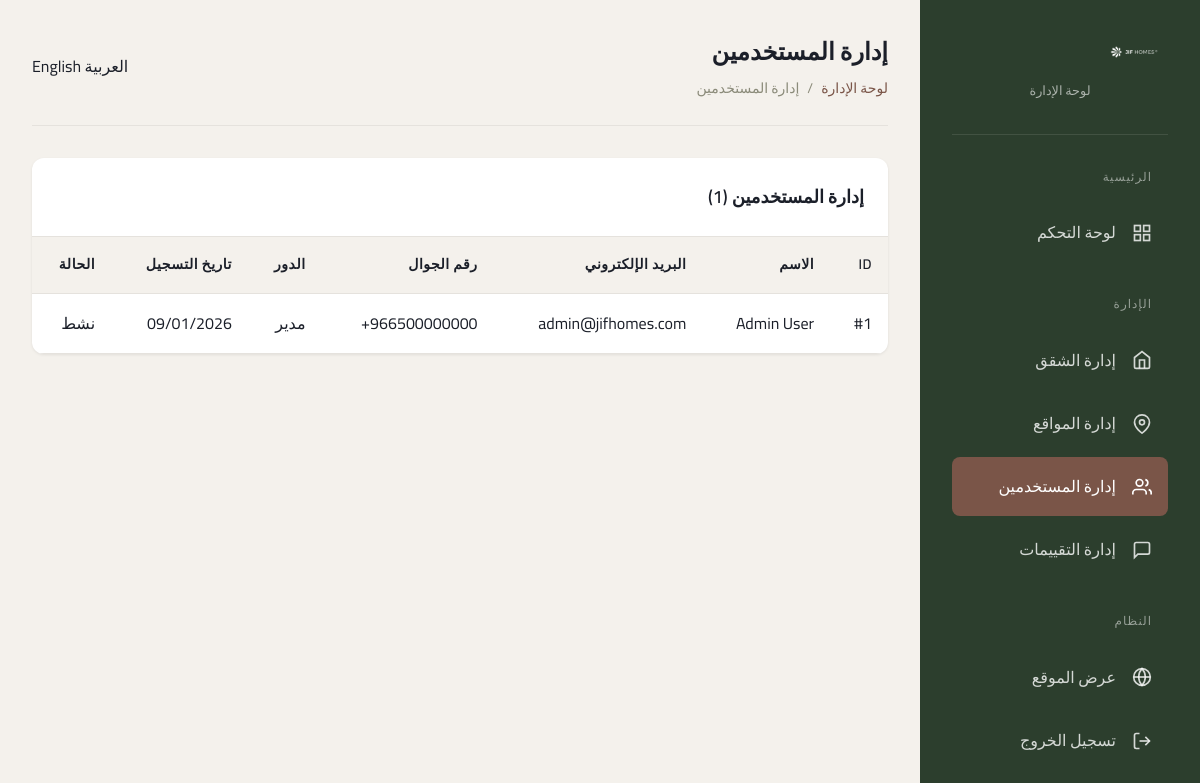
The page /pages/admin/users.php (signed in) on the database its author committed.
### tables this page shows
CREATE TABLE IF NOT EXISTS users (
    id INT AUTO_INCREMENT PRIMARY KEY,
    first_name VARCHAR(100) NOT NULL,
    last_name VARCHAR(100) NOT NULL,
    email VARCHAR(255) NOT NULL UNIQUE,
    phone VARCHAR(20),
    password VARCHAR(255) NOT NULL,
    role ENUM('user', 'admin') DEFAULT 'user',
    avatar VARCHAR(255),
    is_active TINYINT(1) DEFAULT 1,
    email_verified TINYINT(1) DEFAULT 0,
    reset_token VARCHAR(64) NULL,
    reset_expires TIMESTAMP NULL,
    created_at TIMESTAMP DEFAULT CURRENT_TIMESTAMP,
    updated_at TIMESTAMP DEFAULT CURRENT_TIMESTAMP ON UPDATE CURRENT_TIMESTAMP,
    last_login TIMESTAMP NULL,
    INDEX idx_email (email),
    INDEX idx_role (role),
    INDEX idx_reset_token (reset_token)
);

### includes/config.php (called while the page is built, shortened)
<?php
function sanitizeOutput($data) {
    return htmlspecialchars($data, ENT_QUOTES, 'UTF-8');
}
function getCurrentLanguage() {
    return $_SESSION['lang'] ?? 'ar';
}
function __($key) {
    global $translations;
    $lang = getCurrentLanguage();
    return $translations[$lang][$key] ?? $key;
}
function formatDate($date, $format = null) {
    $lang = getCurrentLanguage();
    if ($format === null) {
        $format = $lang === 'ar' ? 'd/m/Y' : 'M d, Y';
    }
    return date($format, strtotime($date));
}

### pages/admin/users.php (the view, shortened to what this page needs)
<?php
require_once __DIR__ . '/../../includes/admin_header.php';
$page = max(1, (int)($_GET['page'] ?? 1));
$perPage = 15;
try {
    $db = getDB();
    $totalCount = $db->query("SELECT COUNT(*) FROM users")->fetchColumn();
    $pagination = paginate($totalCount, $perPage, $page);
    $stmt = $db->prepare("SELECT * FROM users ORDER BY created_at DESC LIMIT ? OFFSET ?");
    $stmt->bindValue(1, $perPage, PDO::PARAM_INT);
    $stmt->bindValue(2, $pagination['offset'], PDO::PARAM_INT);
    $stmt->execute();
    $users = $stmt->fetchAll();
} catch (PDOException $e) {
    $users = [];
}
?>
<div class="admin-card">
    <div class="admin-card-header">
        <h3><?php echo __('manage_users'); ?> (<?php echo $totalCount ?? 0; ?>)</h3>
    </div>
    <table class="admin-table">
        <thead>
            <tr>
                <th>ID</th>
                <th><?php echo $lang === 'ar' ? 'الاسم' : 'Name'; ?></th>
                <th><?php echo __('email'); ?></th>
                <th><?php echo __('phone'); ?></th>
                <th><?php echo $lang === 'ar' ? 'الدور' : 'Role'; ?></th>
                <th><?php echo $lang === 'ar' ? 'تاريخ التسجيل' : 'Registered'; ?></th>
                <th><?php echo __('status'); ?></th>
            </tr>
        </thead>
        <tbody>
            <?php if (!empty($users)): ?>
                <?php foreach ($users as $user): ?>
                <tr>
                    <td>#<?php echo $user['id']; ?></td>
                    <td><?php echo sanitizeOutput($user['first_name'] . ' ' . $user['last_name']); ?></td>
                    <td><?php echo sanitizeOutput($user['email']); ?></td>
                    <td dir="ltr"><?php echo sanitizeOutput($user['phone'] ?? '-'); ?></td>
                    <td>
                        <span class="status-badge <?php echo $user['role'] === 'admin' ? 'pending' : 'active'; ?>">
                            <?php echo $user['role'] === 'admin' ? ($lang === 'ar' ? 'مدير' : 'Admin') : ($lang === 'ar' ? 'مستخدم' : 'User'); ?>
                        </span>
                    </td>
                    <td><?php echo formatDate($user['created_at']); ?></td>
                    <td>
                        <span class="status-badge <?php echo $user['is_active'] ? 'active' : 'inactive'; ?>">
                            <?php echo $user['is_active'] ? __('active') : __('inactive'); ?>
                        </span>
                    </td>
                </tr>
                <?php endforeach; ?>
            <?php endif; ?>
        </tbody>
    </table>
</div>
<?php require_once __DIR__ . '/../../includes/admin_footer.php'; ?>

### css/style.css (style rules this page uses)
:root { --desert-brown: #7A5548; --desert-brown-light: #8B6558; --desert-brown-dark: #5C4035; --leaf-green: #2C3E2D; --hills-green: #008B73; --light-brown: #8B8B7A; --pearl-white: #F4F1EC; --white: #FFFFFF; --midnight-black: #1B1F29; --text-primary: #1B1F29; --text-secondary: #5C5C5C; --text-muted: #8B8B7A; --border-color: #E5E2DD; --background: #F4F1EC; --success: #008B73; --warning: #D4A574; --error: #C75050; --space-xs: 0.25rem; --space-sm: 0.5rem; --space-md: 1rem; --space-lg: 1.5rem; --space-xl: 2rem; --space-2xl: 3rem; --radius-sm: 4px; --radius-md: 8px; --radius-lg: 12px; --shadow-sm: 0 1px 3px rgba(0,0,0,0.08); --shadow-md: 0 4px 12px rgba(0,0,0,0.1); --shadow-lg: 0 8px 24px rgba(0,0,0,0.12); --container-max: 1200px; }
*, *::before, *::after { box-sizing: border-box; margin: 0; padding: 0; }
html { scroll-behavior: smooth; }
body { font-family: 'Cairo', sans-serif; font-size: 1rem; line-height: 1.7; color: var(--text-primary); background: var(--pearl-white); min-height: 100vh; display: flex; flex-direction: column; }
.admin-card { background: var(--white); border-radius: var(--radius-lg); box-shadow: var(--shadow-sm); }
.admin-card-header { display: flex; justify-content: space-between; align-items: center; padding: 1.25rem 1.5rem; border-bottom: 1px solid var(--border-color); }
.admin-card-header h3 { font-size: 1rem; font-weight: 600; }

### css/admin.css (style rules this page uses)
.admin-card { background: var(--white); border-radius: var(--radius-lg); box-shadow: var(--shadow-sm); overflow: hidden; }
.admin-card-header { display: flex; justify-content: space-between; align-items: center; padding: var(--space-lg); border-bottom: 1px solid var(--border-color); }
.admin-card-header h3 { font-size: 1.125rem; margin: 0; }
.admin-table { width: 100%; border-collapse: collapse; }
.admin-table th, .admin-table td { padding: var(--space-md); text-align: left; border-bottom: 1px solid var(--border-color); }
[dir="rtl"] .admin-table th, [dir="rtl"] .admin-table td { text-align: right; }
.admin-table th { background: var(--pearl-white); font-weight: 600; color: var(--text-primary); font-size: 0.875rem; text-transform: uppercase; letter-spacing: 0.5px; }

### rows shown on the page
users: id "1", first_name+last_name "Admin User", email "admin@jifhomes.com", phone "+966500000000", role "مدير", created_at "09/01/2026"

### other values the page prints
__('admin_panel') "لوحة الإدارة"
__('dashboard') "لوحة التحكم"
__('manage_apartments') "إدارة الشقق"
__('manage_locations') "إدارة المواقع"
__('manage_users') "إدارة المستخدمين"
__('manage_feedback') "إدارة التقييمات"
__('logout') "تسجيل الخروج"
__($pageTitle) "إدارة المستخدمين"
$totalCount "1"
__('email') "البريد الإلكتروني"
__('phone') "رقم الجوال"
__('status') "الحالة"
